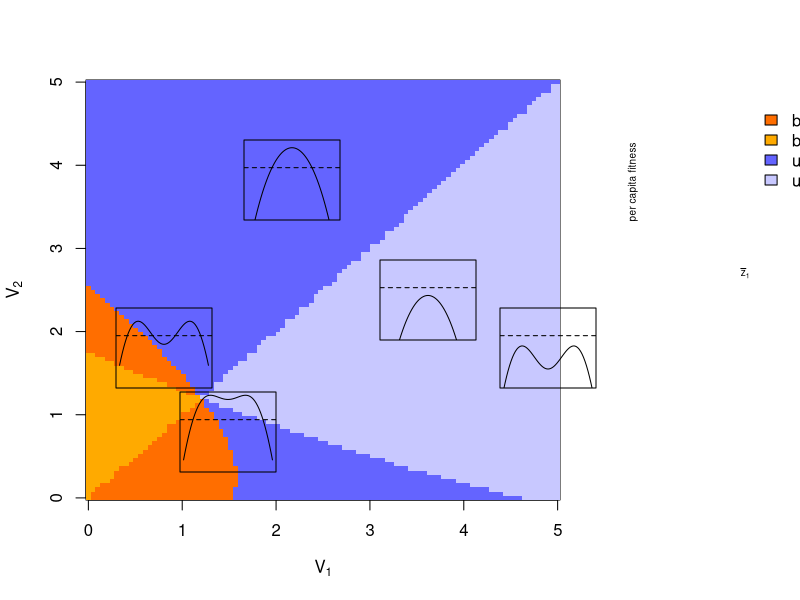

Here is the R script that generated this plot:
# Manuscript figure 2

# Variance figure single invader
# 1 is invader
# 2 is resident

## Setting the parameters
w <- 1 ## competition width
theta1 <- 8 ## width of intrinsic growth function = 1/g
theta2 <- 8
K1 <- 1 ## vector of intrinsic growth potentials #1.7 for all scenarios
K2 <- 1  #2 for all scenarios
sigma1 <- 2.5 ## vector of species trait standard deviations
sigma2 <- 2.4

#check existence in 1 species
if(K1 < sigma1^2/theta1) print("error sp1")
if(K2 < sigma2^2/theta2) print("error sp2")


## ---------------------------------------------------------------------
## Testing the bimodality inequality varying sigma1 and sigma2 (sp 1 invades sp 2 resident)
## ---------------------------------------------------------------------

#max sigma^2 should be K*theta
#maxsig1 = sqrt(K1*theta1)
#maxsig2 = sqrt(K2*theta2)
maxsig1 = sqrt(5)
maxsig2 = sqrt(5)
  
n. <- 100
sigma1sq.seq <- seq(0, maxsig1^2, length.out = n.)
sigma2sq.seq <- seq(0, maxsig2^2, length.out = n.)
sigma1.seq <- sqrt(sigma1sq.seq)
sigma2.seq <- sqrt(sigma2sq.seq)

ineq1 <- matrix(NA, ncol = n., nrow = n.)

for(ii in 1:n.){
	for(jj in 1:n.){
	  Omega. <- sqrt(w^2 + sigma1.seq[ii]^2 + sigma2.seq[jj]^2)
		ineq1[ii, jj] <- ifelse((K2-sigma2.seq[jj]^2/theta2) > (2*Omega.^3)/(theta2 *sqrt(w^2 + 2*sigma2.seq[jj]^2)), 2, 1) 
	}
}

## ---------------------------------------------------------------------
## Also testing the sign of fitness varying sigma1 and sigma2 (sp 1 invades sp 2 resident)
## ---------------------------------------------------------------------

ineq2 <- matrix(NA, ncol = n., nrow = n.)

#A(A) is above peaks (and valleys) and B(B) is below peaks (and valleys)

for(ii in 1:n.){
  for(jj in 1:n.){
    Omega. <- sqrt(w^2 + sigma1.seq[ii]^2 + sigma2.seq[jj]^2)
    ineq2[ii, jj] <- ifelse(
      (K2-sigma2.seq[jj]^2/theta2) > (2*Omega.^3)/(theta2 *sqrt(w^2 + 2*sigma2.seq[jj]^2)),#bimodal 
      ifelse(
        (K1-sigma1.seq[ii]^2/theta1)/(K2-sigma2.seq[jj]^2/theta2) > sqrt((w^2 + 2*sigma2.seq[jj]^2)/Omega.^2),#invades at all eq.
        "bimodal-invades",
        ifelse(
          (K1-sigma1.seq[ii]^2/theta1) > 2*Omega.^2/theta2 * (1-log((2*Omega.^3)/(theta2 *sqrt(w^2 + 2*sigma2.seq[jj]^2)*(K2-sigma2.seq[jj]^2/theta2)))), # invades only at peaks 
          "bimodal-invades at peaks",
          "bimodal-no invasion" #no invasion
        )
      ),
      ifelse(
        (K1-sigma1.seq[ii]^2/theta1)/(K2-sigma2.seq[jj]^2/theta2) > sqrt((w^2 + 2*sigma2.seq[jj]^2)/Omega.^2), 
        "unimodal-invades", #unimodal, invades at 0
        "unimodal-no invasion" #unimodal, doesn't invade at 0
      )
    )
  }
}

# Define the mapping of categories to numbers
category_map <- c("bimodal-invades" = 1, "bimodal-invades at peaks" = 2, "bimodal-no invasion" = 3, "unimodal-invades" = 4, "unimodal-no invasion" = 5)

# Create a numeric version of ineq2
ineq2_numeric <- matrix(category_map[as.character(ineq2)], nrow = nrow(ineq2))

# Define the color palette
my.colors <- c("#ff6e00", "#ffaa00", "#ffc800", "#6464ff", "#c8c8ff")


### Figure 2 ####
pdf(file="1spp_bifurcation_V.pdf", width=6, height=4.7)


# Create the image
par(mar = c(5, 4.3, 4, 12))
#par(mfrow = c(1,1))
image(sigma1sq.seq, sigma2sq.seq, ineq2_numeric, col = my.colors, xlab=expression(V[1]), ylab=expression(V[2]))

my.colors <- setNames(
  c("#ff6e00", "#ffaa00", "#ffc800", "#6464ff", "#c8c8ff"),
  names(category_map)
)
present <- intersect(
  names(category_map),
  unique(as.character(ineq2))      
)

# Add a legend for those
legend(x = "topright",inset  = c(-0.9, 0),legend = present,fill   = my.colors[present],title  = "Case",bty    = "n",bg     = NA, xpd    = TRUE
)



## ---------------------------------------------------------------------
## Example fitness functions to overlay
## ---------------------------------------------------------------------
# set up cases A, B, D, lowerright_D, E (no case C found yet)
sigma1_vec <- c(1, 0.1, 1.5, 1.5, 2.3)
sigma2_vec <- c(0.1, 1, 0.5, 2, 0.1)

z1. <- seq(-3, 3, by = 0.1)

# shared parameters list
pars_base <- list(w = w, K1 = K1, K2 = K2, theta1 = theta1, theta2 = theta2)


# Define the function
r. <- function(z1, pars){
    # read in the parameters
    sigma1 <- pars$sigma1
    sigma2 <- pars$sigma2
    w <- pars$w
    K1 <- pars$K1
    K2 <- pars$K2
    theta1 <- pars$theta1
    theta2 <- pars$theta2

    # Calculations
    n.EQ1 <- 0 # We want this one to be zero
    n.EQ2 <- sqrt(1 + 2*sigma2^2/w^2)*(K2 - (1/theta2)*sigma2^2)
    Omega. <- sqrt(w^2 + sigma1^2 + sigma2^2) 

    dz <- z1-0
    b1 <- K1 - (z1^2 + sigma1^2)/theta1
    alpha1.0 <- 1*w/sqrt(sigma1^2+sigma1^2+w^2)
    alpha.inter <- exp(-dz^2/(2*(sigma1^2+sigma2^2+w^2)))*w/sqrt(sigma1^2+sigma2^2+w^2) 

    out. <- b1 - alpha1.0*n.EQ1 - alpha.inter*n.EQ2
    return(out.)
}

# Add horizontal x-axis label at lower left
text(x = 7, y = 2.7, labels = expression(bar(z)[1]), xpd = NA, cex = .6)
# Add vertical y-axis label (rotated)
text(x = 5.8, y = 3.8, labels = "per capita fitness", srt = 90, xpd = NA, cex = .6)

# --- Case A inset (shifted left by 0.05) ---
par(fig = c(0.2, 0.37, 0.18, 0.38), new = TRUE, mar = c(1, 1, 1, 1))
pars <- modifyList(pars_base, list(sigma1 = sigma1_vec[1], sigma2 = sigma2_vec[1]))
plot(z1., r.(z1., pars), type='l', xaxt='n', yaxt='n', xlab='', ylab='', ylim=c(-0.4,0.2))
abline(h=0, lty=2)

# --- Case B inset ---
par(fig = c(0.12, 0.29, 0.32, 0.52), new = TRUE, mar = c(1, 1, 1, 1))
pars <- modifyList(pars_base, list(sigma1 = sigma1_vec[2], sigma2 = sigma2_vec[2]))
plot(z1., r.(z1., pars), type='l', xaxt='n', yaxt='n', xlab='', ylab='', ylim=c(-0.4,0.2))
abline(h=0, lty=2)

# --- Case C inset ---
par(fig = c(0.6, 0.77, 0.32, 0.52), new = TRUE, mar = c(1, 1, 1, 1))
pars <- modifyList(pars_base, list(sigma1 = sigma1_vec[2], sigma2 = sigma2_vec[2], K1= 0.8))
plot(z1., r.(z1., pars), type='l', xaxt='n', yaxt='n', xlab='', ylab='', ylim=c(-0.4,0.2))
abline(h=0, lty=2)

# --- Case D inset ---
par(fig = c(0.28, 0.45, 0.60, 0.80), new = TRUE, mar = c(1, 1, 1, 1))
pars <- modifyList(pars_base, list(sigma1 = sigma1_vec[4], sigma2 = sigma2_vec[4]))
plot(z1., r.(z1., pars), type='l', xaxt='n', yaxt='n', xlab='', ylab='', ylim=c(-0.4,0.2)) 
abline(h=0, lty=2)

# --- Case E inset ---
par(fig = c(0.45, 0.62, 0.40, 0.60), new = TRUE, mar = c(1, 1, 1, 1))
pars <- modifyList(pars_base, list(sigma1 = sigma1_vec[5], sigma2 = sigma2_vec[5]))
plot(z1., r.(z1., pars), type='l', xaxt='n', yaxt='n', xlab='', ylab='', ylim=c(-0.4,0.2))
abline(h=0, lty=2)


dev.off()

